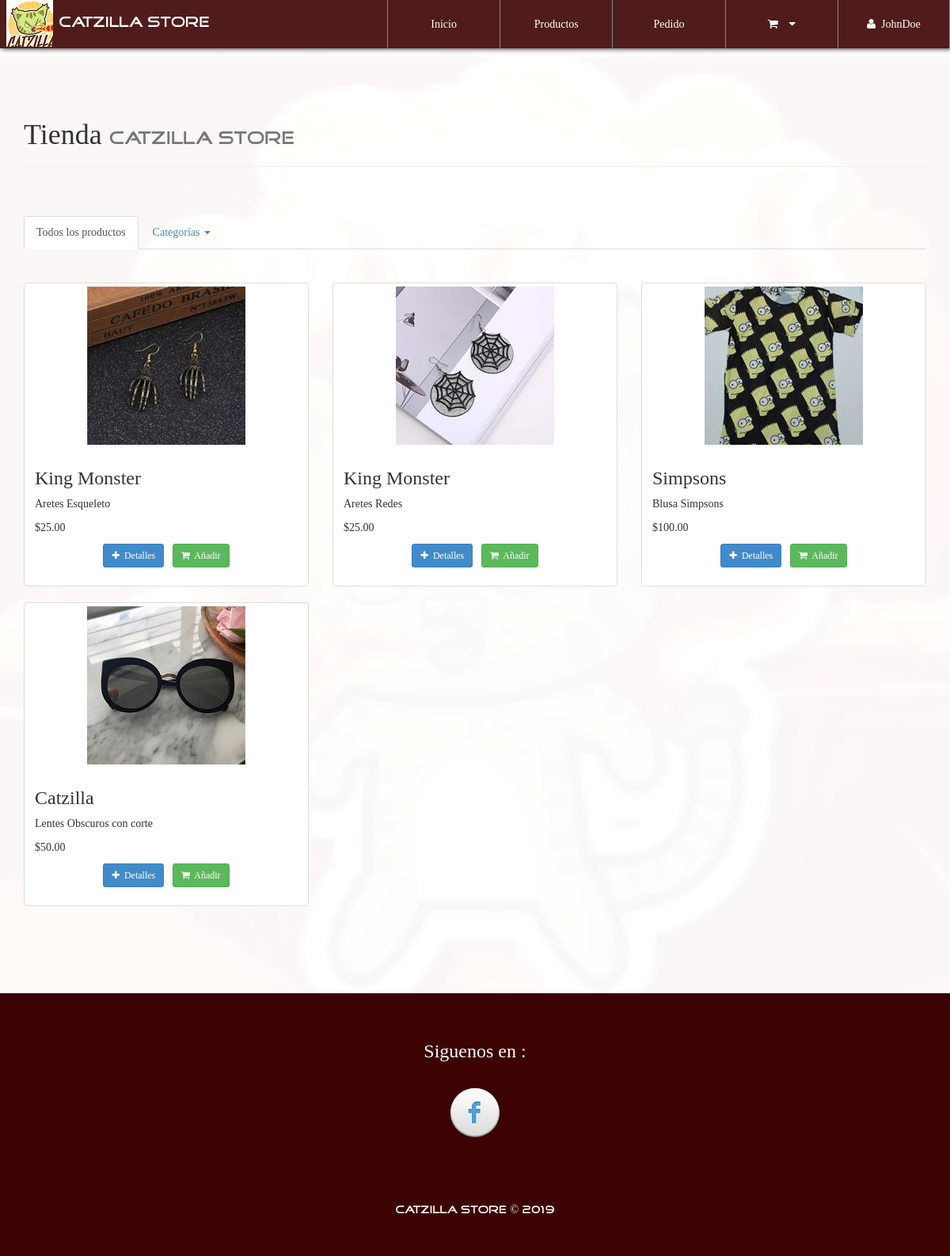
The app's page /product.php (signed in) with its own data.
### tables this page shows
CREATE TABLE `producto` (
  `CodigoProd` varchar(30) NOT NULL,
  `NombreProd` varchar(30) NOT NULL,
  `CodigoCat` varchar(30) NOT NULL,
  `Precio` decimal(30,2) NOT NULL,
  `Modelo` varchar(30) NOT NULL,
  `Marca` varchar(30) NOT NULL,
  `Stock` int(20) NOT NULL,
  `NITProveedor` varchar(30) NOT NULL,
  `Imagen` varchar(150) NOT NULL,
  `Nombre` varchar(30) NOT NULL
);

### library/consulSQL.php (called while the page is built, shortened)
<?php
class ejecutarSQL{
    public static function conectar(){
        if(!$con = new mysqli(SERVER,USER,PASS)){
            die("Error en el servidor, verifique sus datos");
        }
        mysqli_set_charset($con, 'utf8');
        return $con;
    }
    public static function consultar($query) {
        if (!$consul = mysqli_query( ejecutarSQL::conectar(), $query)) {
            die(mysqli_error(ejecutarSQL::conectar()));
        }
        return $consul;
    }
}

### product.php (the view, shortened to what this page needs)
<?php
include './library/consulSQL.php';
?>
<!DOCTYPE html>
<html lang="es">
<head>
    <?php include './inc/link.php'; ?>
</head>
<body id="container-page-product">
    <?php include './inc/navbar.php'; ?>
    <section id="store">
       <br>
        <div class="container">
            <div class="page-header">
              <h1>Tienda <small class="tittles-pages-logo">CATZILLA STORE</small></h1>
            </div>
            <br><br>
            <div class="row">
                <div class="col-xs-12">
                    <ul id="store-links" class="nav nav-tabs" role="tablist">
                      <li role="presentation"><a href="#all-product" role="tab" data-toggle="tab" aria-controls="all-product" aria-expanded="false">Todos los productos</a></li>
                      <li role="presentation" class="dropdown active">
                        <a href="#" id="myTabDrop1" class="dropdown-toggle" data-toggle="dropdown" aria-controls="myTabDrop1-contents" aria-expanded="false">Categorías <span class="caret"></span></a>
                      </li>
                    </ul>
                    <div id="myTabContent" class="tab-content">
                      <div role="tabpanel" class="tab-pane fade" id="all-product" aria-labelledby="all-product-tab">
                          <br><br>
                        <div class="row">
                        <?php
                            $consulta=  ejecutarSQL::consultar("select * from producto where Stock > 0");
                            $totalproductos = mysqli_num_rows($consulta);
                            if($totalproductos>0){
                                while($fila=mysqli_fetch_array($consulta)){
                                   echo '
                                  <div class="col-xs-12 col-sm-6 col-md-4">
                                       <div class="thumbnail">
                                         <img src="assets/img-products/'.$fila['Imagen'].'">
                                         <div class="caption">
                                           <h3>'.$fila['Marca'].'</h3>
                                           <p>'.$fila['NombreProd'].'</p>
                                           <p>$'.$fila['Precio'].'</p>
                                           <p class="text-center">
                                               <a href="infoProd.php?CodigoProd='.$fila['CodigoProd'].'" class="btn btn-primary btn-sm"><i class="fa fa-plus"></i>&nbsp; Detalles</a>&nbsp;&nbsp;
                                               <button value="'.$fila['CodigoProd'].'" class="btn btn-success btn-sm botonCarrito"><i class="fa fa-shopping-cart"></i>&nbsp; Añadir</button>
                                           </p>
                                         </div>
                                       </div>
                                   </div>
                                   ';
                               }
                            }else{
                                echo '<h2>No hay productos</h2>';
                            }
                        ?>
                        </div>
                      </div>
                    </div>
                </div>
            </div>
        </div>
    </section>
    <?php include './inc/footer.php'; ?>
</body>
</html>

### css/style.css (style rules this page uses)
body { font-family: "FontFamilySPro"; line-height: 1.5; font-size: 1.4em; width: 100%; height: 100%; margin: 0px; padding: 0px; background-position: center center; background-repeat: no-repeat; background-attachment: fixed; background-size: cover; background-color: #fff; }
section { width: 100%; margin: 0px; padding: 90px 0px; }
.tittles-pages-logo { font-family: "FontFamilyLogo"; }
#container-page-product { background-image: url(../assets/img/font-index.JPG); }
#store, #infoproduct, #container-pedido { background-color: rgba(255,255,255,.97); min-height: 900px; }

### records on screen
producto: Imagen (picture), Marca "King Monster", NombreProd "Aretes Esqueleto", Precio "25.00"
producto: Imagen (picture), Marca "King Monster", NombreProd "Aretes Redes", Precio "25.00"
producto: Imagen (picture), Marca "Simpsons", NombreProd "Blusa Simpsons", Precio "100.00"
producto: Imagen (picture), Marca "Catzilla", NombreProd "Lentes Obscuros con corte", Precio "50.00"

### other values on screen
$_SESSION['nombreUser'] "JohnDoe"
